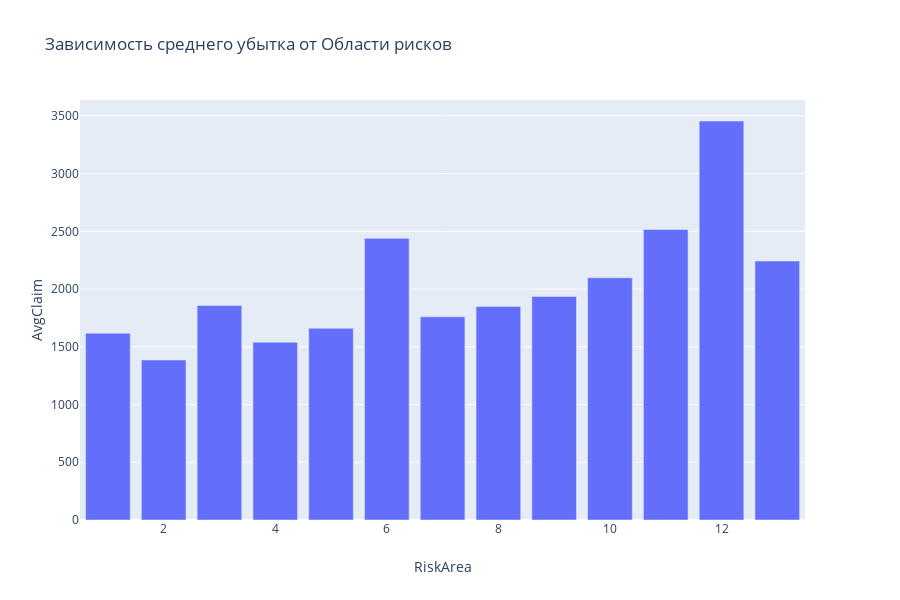

The code cell stored with this chart in its notebook:
### Markdown cell above
##### Ранее мы допустили, что Области риска 1-3 и 12-13 имеют малое число наблюдений и могут давать искажения. Принимая это во внимание, можно сказать, что распределение частоты убытков от Области рисков имеет равномерное распределение.

### Code cell
fig = px.bar(df_group_riskarea, x='RiskArea', y='AvgClaim', title='Зависимость среднего убытка от Области рисков')
fig.show()

### Figure 1 — Plotly figure (JSON) as saved in the notebook; plotly's stock layout.template omitted (floating-point values rounded to 4 significant figures)
{"data": [{"alignmentgroup": "True", "hoverlabel": {"namelength": 0}, "hovertemplate": "RiskArea=%{x}<br>AvgClaim=%{y}", "legendgroup": "", "marker": {"color": "#636efa"}, "name": "", "offsetgroup": "", "orientation": "v", "showlegend": false, "textposition": "auto", "type": "bar", "x": [1, 2, 3, 4, 5, 6, 7, 8, 9, 10, 11, 12, 13], "xaxis": "x", "y": [1617.0, 1386.0, 1858.0, 1540.0, 1660.0, 2439.0, 1759.0, 1849.0, 1936.0, 2097.0, 2516.0, 3455.0, 2243.0], "yaxis": "y"}], "layout": {"barmode": "relative", "height": 600, "legend": {"tracegroupgap": 0}, "title": {"text": "Зависимость среднего убытка от Области рисков"}, "xaxis": {"anchor": "y", "domain": [0, 0.98], "title": {"text": "RiskArea"}}, "yaxis": {"anchor": "x", "domain": [0, 1], "title": {"text": "AvgClaim"}}}}
